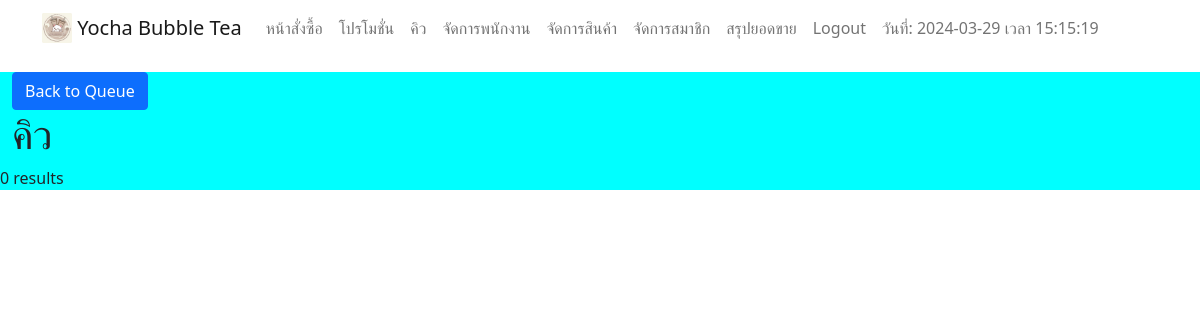
The app's page /owner/detail_order.php?order_id=74 (signed in), older data.
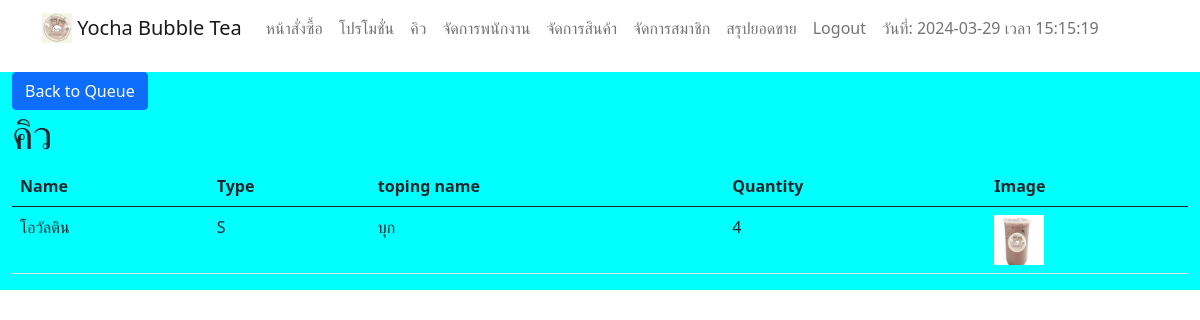
The same page, newer data.
### tables this page shows
CREATE TABLE `order_detail` (
  `orderdetail_id` int(11) NOT NULL,
  `pro_id` int(11) NOT NULL,
  `size` varchar(50) NOT NULL,
  `topping_id` varchar(50) NOT NULL,
  `order_id` int(11) NOT NULL,
  `quantity` int(11) NOT NULL
);

CREATE TABLE `product` (
  `pro_id` int(11) NOT NULL,
  `name` varchar(50) NOT NULL,
  `type` varchar(25) NOT NULL,
  `image` varchar(100) NOT NULL
);

### owner/detail_order.php (the view, shortened to what this page needs)
<?php include("navbar_owner.php");
include("../connection.php");
?>
<!DOCTYPE html>
<html lang="en">
<head>
</head>
<body>
<div class="container-xxl" >
        <div class="row" style="background-color: aqua;">
        <a href="queue.php"><button class="btn btn-primary"> Back to Queue</button></a>
        <h1>คิว</h1>
<?php
$order_id = $_GET["order_id"];
$sql = "SELECT od.size, od.pro_id, p.name AS product_name, p.image AS product_image,
               t.name AS topping_name, t.image AS topping_image , od.quantity AS quantity
        FROM order_detail od
        INNER JOIN `order` o ON od.order_id = o.order_id
        INNER JOIN product p ON od.pro_id = p.pro_id
        INNER JOIN product t ON od.topping_id = t.pro_id
        WHERE o.order_id = '$order_id'";
$result = $conn->query($sql);
if ($result->num_rows > 0) {
    echo "<br>";
    echo "<div class='table-responsive'>";
    echo "<table class='table '>";
    echo "<thead><tr><th>Name</th><th>Type</th><th>toping name</th><th>Quantity</th><th>Image</th></tr></thead>";
echo "<tbody>";
while($row = $result->fetch_assoc()) {
    echo "<tr><td>".$row["product_name"]."</td><td>".$row["size"]."</td><td>".$row["topping_name"]."</td><td>".$row["quantity"]."</td><td><img src='../assets/img/product/".$row["product_image"]."'width='50' height='50' ></td></tr>";
}
echo "</tbody>";
echo "</table>";
echo "</div>";
echo "</div>";
} else {
    echo "0 results";
}
?>
        </div>
    </div>
</body>
</html>

### owner/navbar_owner.php (shortened to what this page needs)
<!DOCTYPE html>
<html lang="en">
<head>
    <link href="../assets/css/bootstrap.min.css" rel="stylesheet">
</head>
<nav class="navbar navbar-expand navbar-light bg-faded">
    <div class="container">
        <ul class="navbar-nav me-auto mt-2 mt-lg-0">
            <a class="navbar-brand" href="#">
                <img src="..\assets\img\logo.jpg" width="30" height="30" class="d-inline-block align-top" alt="">
                Yocha Bubble Tea
            </a>
            <li class="nav-item">
                <a class="nav-link" aria-current="page" href="home.php">หน้าสั่งซื้อ</a>
            </li>
            <li class="nav-item">
                <a class="nav-link" href="promotion.php">โปรโมชั่น</a>
            </li>
            <li class="nav-item">
                <a class="nav-link" href="queue.php">คิว</a>
            </li>
            <li class="nav-item">
                <a class="nav-link" href="manage_employee.php">จัดการพนักงาน</a>
            </li>
            <li class="nav-item">
                <a class="nav-link" href="manage_product.php">จัดการสินค้า</a>
            </li>
            <li class="nav-item">
                <a class="nav-link" href="manage_member.php">จัดการสมาชิก</a>
            </li>
            <li class="nav-item">
                <a class="nav-link" href="report.php">สรุปยอดขาย</a>
            </li>
            <li class="nav-item">
                <a class="nav-link" href="logout.php">Logout</a>
            </li>
            <li class="nav-item">
                <a class="nav-link" href=""><?php
                                                        echo "<p>วันที่: " . date("Y-m-d") . " เวลา " . date("H:i:s") . "</p>";
                                                        ?></a>
            </li>
        </ul>
    </div>
</nav>

Row changes from the older to the newer data that the page shows:
added order_detail: pro.name "โอวัลติน", size "S", product.name "บุก", quantity "4", pro.image (picture)
Text that changed along with them:
text no longer shown: "0 results"
text now shown: "Name Type toping name Quantity Image"
